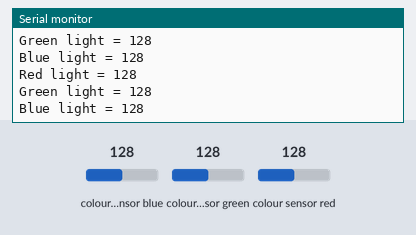
Recording of a sketch running on a simulated Arduino Nano 33 BLE. Parts: the last lines printed to the serial monitor. Inputs (shaded band) come from the test bench; at power-on: colour sensor blue 128, colour sensor green 128, colour sensor red 128.

Above: at 1.3 s.
1.4 s: colour sensor blue set to 5
At 1.9 s:
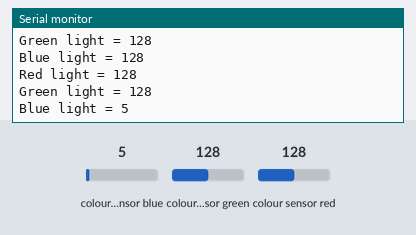
2.9 s: colour sensor green set to 5
At 3.4 s:
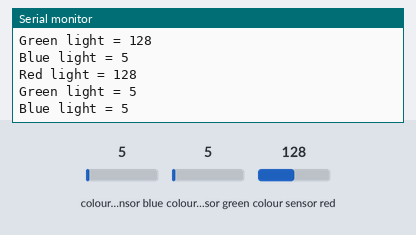
4.4 s: colour sensor red set to 5
At 4.9 s:
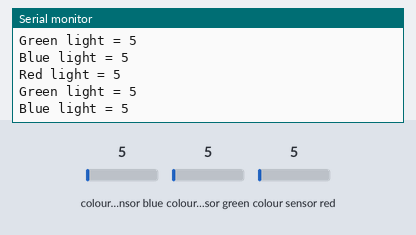

The sketch:

color.ino
```cpp
#include <Arduino_APDS9960.h>

void setup() {
  Serial.begin(9600);
  while (!Serial);

  if (!APDS.begin()) {
    Serial.println("Error initializing APDS9960 sensor.");
  }
}

void loop() {

  // check if a color reading is available
  while (! APDS.colorAvailable()) {
    delay(5);
  }
  int r, g, b;

  // read the color
  APDS.readColor(r, g, b);

  if ((r > g) & (r > b))
  {
    digitalWrite(LEDR, LOW);
    digitalWrite(LEDG, HIGH);
    digitalWrite(LEDB, HIGH);
  }
  else if ((g > r) & (g > b))
  {
    digitalWrite(LEDG, LOW);
    digitalWrite(LEDR, HIGH);
    digitalWrite(LEDB, HIGH);
  }
  else if ((b > g) & (b > r))
  {
    digitalWrite(LEDB, LOW);
    digitalWrite(LEDR, HIGH);
    digitalWrite(LEDG, HIGH);
  }
  else
  {
    digitalWrite(LEDR, HIGH);
    digitalWrite(LEDG, HIGH);
    digitalWrite(LEDB, HIGH);
  }


  // print the values
  Serial.print("Red light = ");
  Serial.println(r);
  Serial.print("Green light = ");
  Serial.println(g);
  Serial.print("Blue light = ");
  Serial.println(b);
  Serial.println();

  delay(500);
}
```

Measured:
- after the input at 1.4 s, the serial monitor: prints a new line after 0.10 s (image 1)
- after the input at 2.9 s, the serial monitor: prints a new line after 0.10 s (image 2)
- after the input at 4.4 s, the serial monitor: prints a new line after 0.11 s (image 3)
